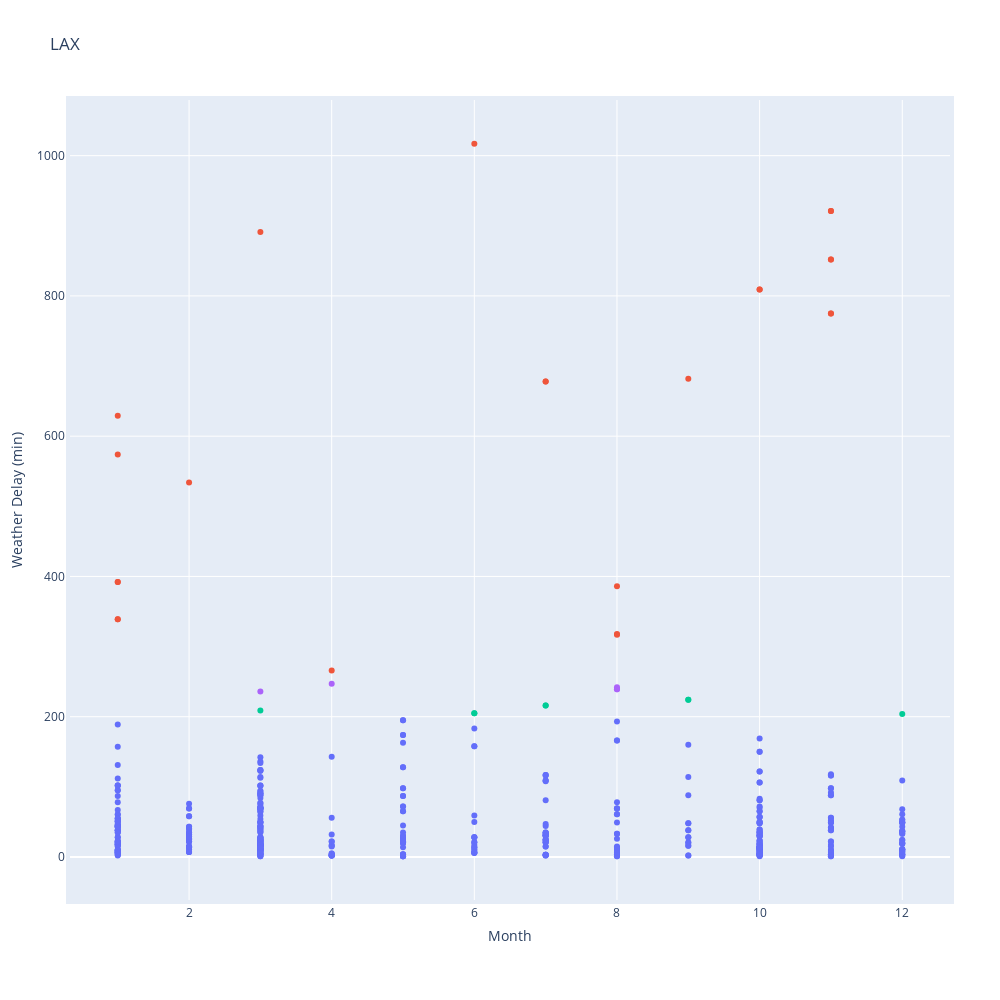

Here is the notebook cell this chart was saved with:
### Code cell
fig = px.scatter(Z, Z[:,1], Z[:,0], color=vectorizer(clusters), labels = {"x": "Month", "y": "Weather Delay (min)"}, title = "LAX")
fig.update_layout(showlegend=False)
fig.update_layout(
    autosize=False,
    width=1000,
    height=1000,
    margin=dict(
        l=50,
        r=50,
        b=100,
        t=100,
        pad=4
    ),
)

fig.show()

### Figure 1 — Plotly figure (JSON) as saved in the notebook; plotly's stock layout.template omitted (floating-point values rounded to 4 significant figures; data arrays with more than 128 entries replaced by an {"elided": "..."} marker saying what was removed)
{"data": [{"hovertemplate": "color=forestgreen<br>Month=%{x}<br>Weather Delay (min)=%{y}<extra></extra>", "legendgroup": "forestgreen", "marker": {"color": "#636efa", "symbol": "circle"}, "mode": "markers", "name": "forestgreen", "orientation": "v", "showlegend": true, "type": "scatter", "x": {"elided": "506 int values"}, "xaxis": "x", "y": {"elided": "506 int values"}, "yaxis": "y"}, {"hovertemplate": "color=black<br>Month=%{x}<br>Weather Delay (min)=%{y}<extra></extra>", "legendgroup": "black", "marker": {"color": "#EF553B", "symbol": "circle"}, "mode": "markers", "name": "black", "orientation": "v", "showlegend": true, "type": "scatter", "x": [1, 1, 1, 1, 2, 3, 4, 6, 7, 8, 8, 8, 9, 10, 11, 11, 11, 1, 1, 7, 10, 11, 11, 11], "xaxis": "x", "y": [392, 339, 574, 629, 534, 891, 266, 1017, 678, 318, 386, 317, 682, 809, 775, 852, 921, 392, 339, 678, 809, 775, 852, 921], "yaxis": "y"}, {"hovertemplate": "color=maroon<br>Month=%{x}<br>Weather Delay (min)=%{y}<extra></extra>", "legendgroup": "maroon", "marker": {"color": "#00cc96", "symbol": "circle"}, "mode": "markers", "name": "maroon", "orientation": "v", "showlegend": true, "type": "scatter", "x": [3, 6, 7, 9, 12, 6, 7, 9], "xaxis": "x", "y": [209, 205, 216, 224, 204, 205, 216, 224], "yaxis": "y"}, {"hovertemplate": "color=royalblue<br>Month=%{x}<br>Weather Delay (min)=%{y}<extra></extra>", "legendgroup": "royalblue", "marker": {"color": "#ab63fa", "symbol": "circle"}, "mode": "markers", "name": "royalblue", "orientation": "v", "showlegend": true, "type": "scatter", "x": [3, 4, 8, 8, 8], "xaxis": "x", "y": [236, 247, 242, 239, 239], "yaxis": "y"}], "layout": {"autosize": false, "height": 1000, "legend": {"title": {"text": "color"}, "tracegroupgap": 0}, "margin": {"b": 100, "l": 50, "pad": 4, "r": 50, "t": 100}, "showlegend": false, "title": {"text": "LAX"}, "width": 1000, "xaxis": {"anchor": "y", "domain": [0, 1], "title": {"text": "Month"}}, "yaxis": {"anchor": "x", "domain": [0, 1], "title": {"text": "Weather Delay (min)"}}}}
